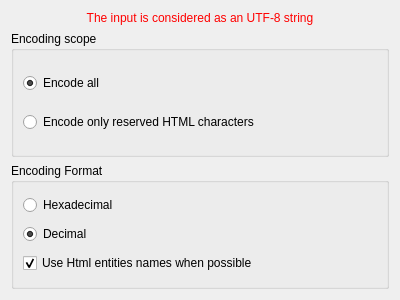
<?xml version="1.0" encoding="UTF-8"?>
<ui version="4.0">
<comment>
  * Released as open source by Gabriel Caudrelier
  *
  * Developed by Gabriel Caudrelier, gabriel dot caudrelier at gmail dot com
  *
  * https://github.com/metrodango/pip3line
  *
  * Released under BSD 3-Clause see LICENSE for more information
</comment>
 <class>HtmlWidget</class>
 <widget class="QWidget" name="HtmlWidget">
  <property name="geometry">
   <rect>
    <x>0</x>
    <y>0</y>
    <width>400</width>
    <height>300</height>
   </rect>
  </property>
  <property name="windowTitle">
   <string>Form</string>
  </property>
  <layout class="QVBoxLayout" name="verticalLayout">
   <item>
    <widget class="QLabel" name="messagelLabel">
     <property name="sizePolicy">
      <sizepolicy hsizetype="Preferred" vsizetype="Maximum">
       <horstretch>0</horstretch>
       <verstretch>0</verstretch>
      </sizepolicy>
     </property>
     <property name="styleSheet">
      <string notr="true">QLabel { color : red; }</string>
     </property>
     <property name="text">
      <string>The input is considered as an UTF-8 string</string>
     </property>
     <property name="alignment">
      <set>Qt::AlignCenter</set>
     </property>
    </widget>
   </item>
   <item>
    <widget class="QGroupBox" name="scopeGroupBox">
     <property name="title">
      <string>Encoding scope</string>
     </property>
     <layout class="QVBoxLayout" name="verticalLayout_3">
      <item>
       <widget class="QRadioButton" name="encodeAllRadioButton">
        <property name="text">
         <string>Encode all</string>
        </property>
        <property name="checked">
         <bool>true</bool>
        </property>
       </widget>
      </item>
      <item>
       <widget class="QRadioButton" name="encoderOnlyRadioButton">
        <property name="text">
         <string>Encode only reserved HTML characters</string>
        </property>
       </widget>
      </item>
     </layout>
    </widget>
   </item>
   <item>
    <widget class="QGroupBox" name="typeGroupBox">
     <property name="title">
      <string>Encoding Format</string>
     </property>
     <layout class="QVBoxLayout" name="verticalLayout_2">
      <item>
       <widget class="QRadioButton" name="hexaRadioButton">
        <property name="text">
         <string>Hexadecimal</string>
        </property>
       </widget>
      </item>
      <item>
       <widget class="QRadioButton" name="decimalRadioButton">
        <property name="text">
         <string>Decimal</string>
        </property>
        <property name="checked">
         <bool>true</bool>
        </property>
       </widget>
      </item>
      <item>
       <widget class="QCheckBox" name="entityNameCheckBox">
        <property name="text">
         <string>Use Html entities names when possible</string>
        </property>
        <property name="checked">
         <bool>true</bool>
        </property>
       </widget>
      </item>
     </layout>
    </widget>
   </item>
  </layout>
 </widget>
 <resources/>
 <connections/>
</ui>
